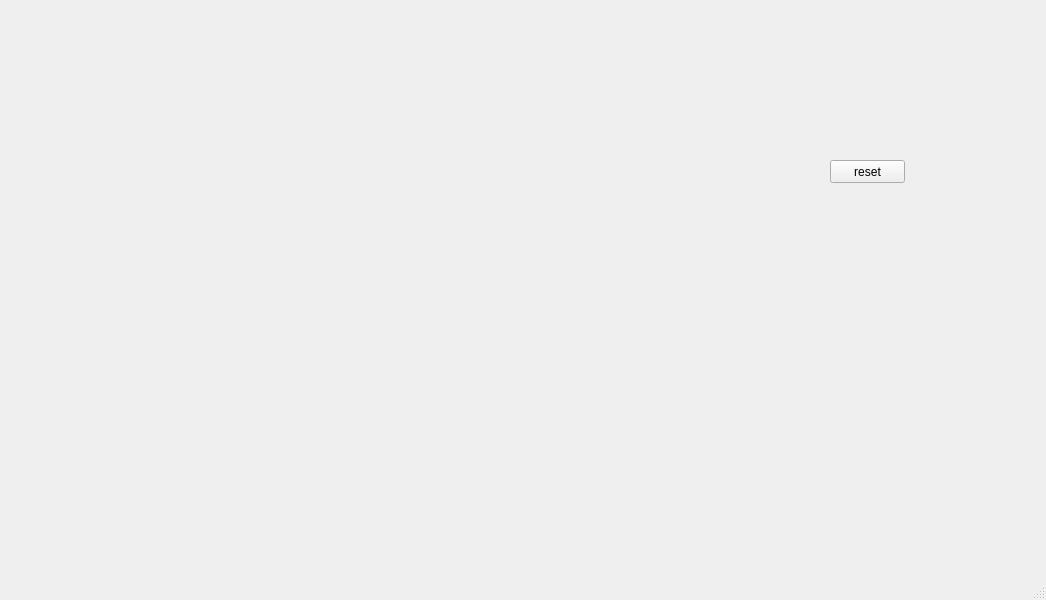
<?xml version="1.0" encoding="UTF-8"?>
<ui version="4.0">
 <class>MainWindow</class>
 <widget class="QMainWindow" name="MainWindow">
  <property name="geometry">
   <rect>
    <x>0</x>
    <y>0</y>
    <width>1046</width>
    <height>600</height>
   </rect>
  </property>
  <property name="windowTitle">
   <string>MainWindow</string>
  </property>
  <widget class="QWidget" name="centralwidget">
   <widget class="QPushButton" name="pb">
    <property name="geometry">
     <rect>
      <x>830</x>
      <y>160</y>
      <width>75</width>
      <height>23</height>
     </rect>
    </property>
    <property name="text">
     <string>reset</string>
    </property>
   </widget>
  </widget>
  <widget class="QMenuBar" name="menubar">
   <property name="geometry">
    <rect>
     <x>0</x>
     <y>0</y>
     <width>1046</width>
     <height>21</height>
    </rect>
   </property>
  </widget>
  <widget class="QStatusBar" name="statusbar"/>
 </widget>
 <resources/>
 <connections/>
</ui>
